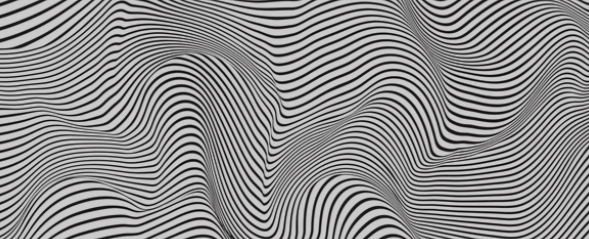
%> input picture Project1/Wavy 2.png, 589 x 239 px
$ octave DIP_MiniProject_Problem2_Wavy2.m   (GNU Octave 9; MATLAB toolbox functions it lacks are replaced by stand-ins)
%> lines starting %> are read from the running program, lines starting %| are printed output that depends on the picture

clc;
clear;
close all;

I = imread("Wavy 2.png");
%> I is the input picture: size 239x589x3 uint8; mean R, G, B 141.3, 140.4, 140.7

figure(1)
subplot(1,3,1),imshow(I);
title("Original");

f2 = 1/2;
f4 = 1/4;
J = imresize(I,f2);
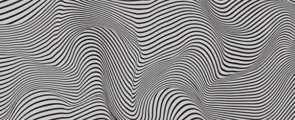
%> J: size 120x295x3 uint8; mean R, G, B 141.3, 140.4, 140.7
K = imresize(I,f4);
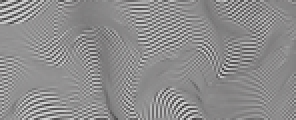
%> K: size 60x148x3 uint8 (shown 2 times larger); mean R, G, B 141.3, 140.4, 140.7

subplot(1,3,2),imshow(J);
title("Subsampled by 2")
subplot(1,3,3),imshow(K);
title("Subsampled by 4")

%Blockproc function to average 2x2 blocks
fun = @(block_struct) mean(block_struct.data(:),"all");

B = blockproc(I,[2 2],fun);
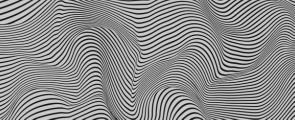
%> B: size 120x295 double; min 16.42, max 204, mean 140.8
B = uint8(B)
%> B: size 120x295 uint8
figure(2)
subplot(1,3,1),imshow(B)
title("Averaged")

L = imresize(B,f2);
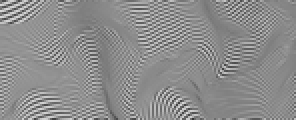
%> L: size 60x148 uint8 (shown 2 times larger); min 51, max 216, mean 140.9
L = uint8(L)
subplot(1,3,2),imshow(L)
title("First Subsample")

K = imresize(L,f2);
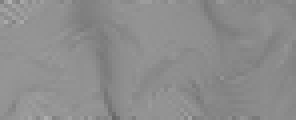
%> K: size 30x74 uint8 (shown 4 times larger); min 102, max 176, mean 140.9
K = uint8(K)
subplot(1,3,3),imshow(K)
title("Second Subsample")
%montage({I,J,K,B,L,K},"Size",[2 3]);
